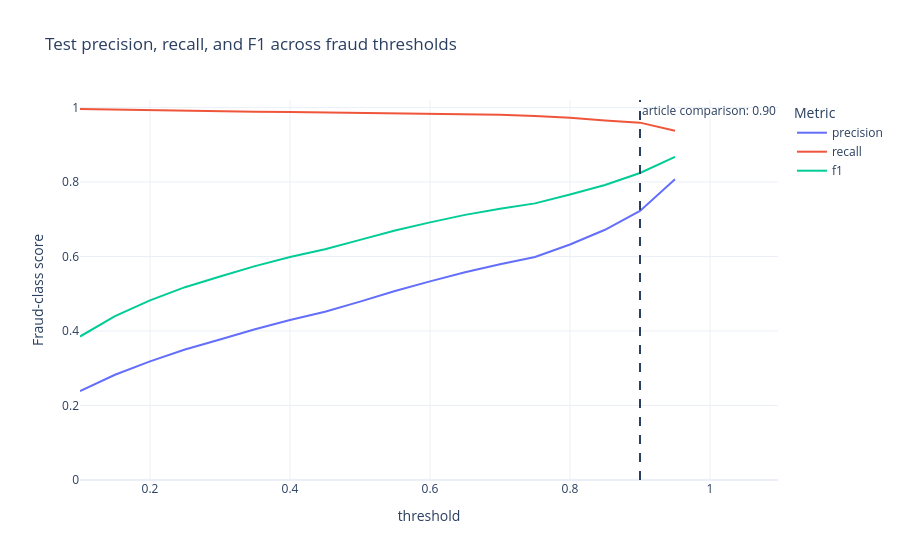

Source (notebook cell):
### Markdown cell above
## 19. Compare decision thresholds

Explore scores from threshold 0.1 through 0.95. Raising the threshold usually
reduces alerts and false positives, while also increasing missed fraud.
`FINAL_THRESHOLD = 0.9` was fixed in the settings to compare with the article.
The test table below describes trade-offs; it is not used to automatically
select a threshold. A new business threshold should be chosen on validation data.

### Code cell
threshold_results = pd.DataFrame([
    metrics_at_threshold(y_test, optimized_scores, float(threshold))
    for threshold in np.round(np.arange(0.1, 0.951, 0.05), 2)
])
display(threshold_results[["threshold", "precision", "recall", "f1", "fp", "fn", "alert_rate"]])

threshold_figure = px.line(
    threshold_results, x="threshold", y=["precision", "recall", "f1"],
    title="Test precision, recall, and F1 across fraud thresholds",
)
threshold_figure.add_vline(
    x=FINAL_THRESHOLD, line_dash="dash",
    annotation_text=f"article comparison: {FINAL_THRESHOLD:.2f}",
)
threshold_figure.update_layout(yaxis_title="Fraud-class score", legend_title_text="Metric")
threshold_figure.update_yaxes(range=[0, 1.02])
threshold_figure.show()

### Figure 1 — Plotly figure (JSON) as saved in the notebook; plotly's stock layout.template omitted (floating-point values rounded to 4 significant figures)
{"data": [{"hovertemplate": "variable=precision<br>threshold=%{x}<br>value=%{y}<extra></extra>", "legendgroup": "precision", "line": {"color": "#636efa", "dash": "solid"}, "marker": {"symbol": "circle"}, "mode": "lines", "name": "precision", "orientation": "v", "showlegend": true, "type": "scatter", "x": [0.1, 0.15, 0.2, 0.25, 0.3, 0.35, 0.4, 0.45, 0.5, 0.55, 0.6, 0.65, 0.7, 0.75, 0.8, 0.85, 0.9, 0.95], "xaxis": "x", "y": [0.2387, 0.2825, 0.3185, 0.3504, 0.3772, 0.4046, 0.4294, 0.4517, 0.4789, 0.5075, 0.5331, 0.5578, 0.5791, 0.5987, 0.6323, 0.6717, 0.7221, 0.8071], "yaxis": "y"}, {"hovertemplate": "variable=recall<br>threshold=%{x}<br>value=%{y}<extra></extra>", "legendgroup": "recall", "line": {"color": "#EF553B", "dash": "solid"}, "marker": {"symbol": "circle"}, "mode": "lines", "name": "recall", "orientation": "v", "showlegend": true, "type": "scatter", "x": [0.1, 0.15, 0.2, 0.25, 0.3, 0.35, 0.4, 0.45, 0.5, 0.55, 0.6, 0.65, 0.7, 0.75, 0.8, 0.85, 0.9, 0.95], "xaxis": "x", "y": [0.9957, 0.9938, 0.9926, 0.9901, 0.9895, 0.9883, 0.9877, 0.9864, 0.9858, 0.9846, 0.984, 0.9827, 0.9802, 0.9772, 0.9722, 0.9648, 0.9593, 0.9377], "yaxis": "y"}, {"hovertemplate": "variable=f1<br>threshold=%{x}<br>value=%{y}<extra></extra>", "legendgroup": "f1", "line": {"color": "#00cc96", "dash": "solid"}, "marker": {"symbol": "circle"}, "mode": "lines", "name": "f1", "orientation": "v", "showlegend": true, "type": "scatter", "x": [0.1, 0.15, 0.2, 0.25, 0.3, 0.35, 0.4, 0.45, 0.5, 0.55, 0.6, 0.65, 0.7, 0.75, 0.8, 0.85, 0.9, 0.95], "xaxis": "x", "y": [0.3851, 0.44, 0.4823, 0.5176, 0.5462, 0.5741, 0.5986, 0.6196, 0.6446, 0.6697, 0.6915, 0.7117, 0.7281, 0.7425, 0.7662, 0.792, 0.824, 0.8675], "yaxis": "y"}], "layout": {"annotations": [{"showarrow": false, "text": "article comparison: 0.90", "x": 0.9, "xanchor": "left", "xref": "x", "y": 1, "yanchor": "top", "yref": "y domain"}], "legend": {"title": {"text": "Metric"}, "tracegroupgap": 0}, "shapes": [{"line": {"dash": "dash"}, "type": "line", "x0": 0.9, "x1": 0.9, "xref": "x", "y0": 0, "y1": 1, "yref": "y domain"}], "title": {"text": "Test precision, recall, and F1 across fraud thresholds"}, "xaxis": {"anchor": "y", "domain": [0, 1], "title": {"text": "threshold"}}, "yaxis": {"anchor": "x", "domain": [0, 1], "range": [0, 1.02], "title": {"text": "Fraud-class score"}}}}
